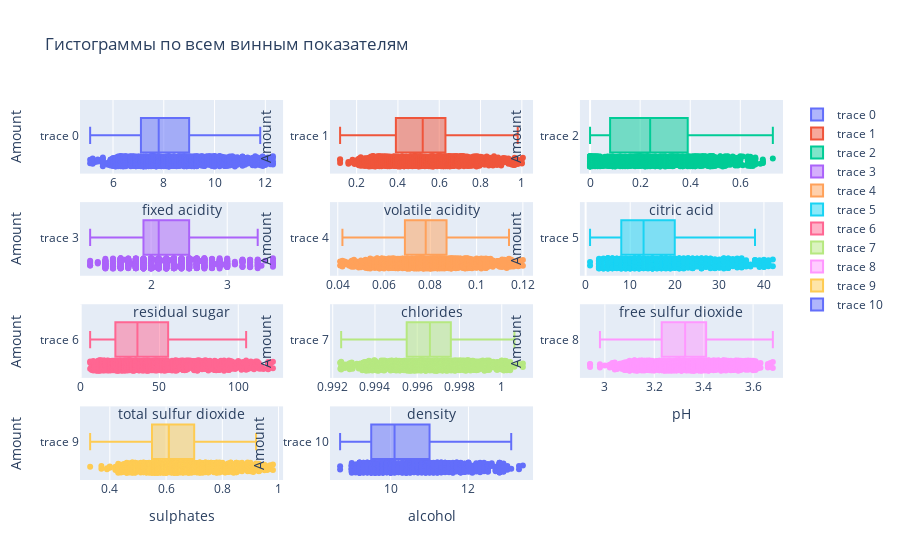

The cell this chart's notebook holds for it:
### Code cell
#Проанализируем выборку на наличие выбросов
import plotly.graph_objs as go # графические объекты
fig = make_subplots(rows=4, cols=3)
# Add traces
fig.add_trace(go.Box(x=data_wine_del['fixed acidity'], boxpoints='all'), row=1, col=1)
fig.add_trace(go.Box(x=data_wine_del['volatile acidity'], boxpoints='all'), row=1, col=2)
fig.add_trace(go.Box(x=data_wine_del['citric acid'], boxpoints='all'), row=1, col=3)
fig.add_trace(go.Box(x=data_wine_del['residual sugar'], boxpoints='all'), row=2, col=1) 
fig.add_trace(go.Box(x=data_wine_del['chlorides'], boxpoints='all'), row=2, col=2)
fig.add_trace(go.Box(x=data_wine_del['free sulfur dioxide'], boxpoints='all'), row=2, col=3)
fig.add_trace(go.Box(x=data_wine_del['total sulfur dioxide'], boxpoints='all'), row=3, col=1)
fig.add_trace(go.Box(x=data_wine_del['density'], boxpoints='all'), row=3, col=2)
fig.add_trace(go.Box(x=data_wine_del['pH'], boxpoints='all'), row=3, col=3)
fig.add_trace(go.Box(x=data_wine_del['sulphates'], boxpoints='all'), row=4, col=1)
fig.add_trace(go.Box(x=data_wine_del['alcohol'], boxpoints='all'), row=4, col=2)
#fig.add_trace(go.Box(x=data_wine_del['quality'], boxpoints='all'), row=4, col=3)

# Update xaxis properties
fig.update_xaxes(title_text="fixed acidity", row=1, col=1)
fig.update_xaxes(title_text="volatile acidity", row=1, col=2)
fig.update_xaxes(title_text="citric acid", row=1, col=3)
fig.update_xaxes(title_text="residual sugar", row=2, col=1)
fig.update_xaxes(title_text="chlorides", row=2, col=2)
fig.update_xaxes(title_text="free sulfur dioxide", row=2, col=3)
fig.update_xaxes(title_text="total sulfur dioxide", row=3, col=1)
fig.update_xaxes(title_text="density", row=3, col=2)
fig.update_xaxes(title_text="pH", row=3, col=3)
fig.update_xaxes(title_text="sulphates", row=4, col=1)
fig.update_xaxes(title_text="alcohol", row=4, col=2)
#fig.update_xaxes(title_text="quality", row=4, col=3)

# Update yaxis properties
fig.update_yaxes(title_text="Amount", row=1, col=1)
fig.update_yaxes(title_text="Amount", row=1, col=2)
fig.update_yaxes(title_text="Amount", row=1, col=3)
fig.update_yaxes(title_text="Amount", row=2, col=1)
fig.update_yaxes(title_text="Amount", row=2, col=2)
fig.update_yaxes(title_text="Amount", row=2, col=3)
fig.update_yaxes(title_text="Amount", row=3, col=1)
fig.update_yaxes(title_text="Amount", row=3, col=2)
fig.update_yaxes(title_text="Amount", row=3, col=3)
fig.update_yaxes(title_text="Amount", row=4, col=1)
fig.update_yaxes(title_text="Amount", row=4, col=2)
#fig.update_yaxes(title_text="Amount", row=4, col=3)

fig.update_layout(title_text="Гистограммы по всем винным показателям", height=1000)
# Show the figure
fig.show()
#Выбросы удалены. Теперь оценим потери записей в выборке
print("Процент потерянных записей в выборке :",round((data_wine.shape[0] - data_wine_del.shape[0])/data_wine.shape[0]*100,2),"%.")

### Figure 1 — Plotly figure (JSON) as saved in the notebook; plotly's stock layout.template omitted (floating-point values rounded to 4 significant figures; data arrays with more than 128 entries replaced by an {"elided": "..."} marker saying what was removed)
{"data": [{"boxpoints": "all", "type": "box", "x": {"elided": "1196 float values"}, "xaxis": "x", "yaxis": "y"}, {"boxpoints": "all", "type": "box", "x": {"elided": "1196 float values"}, "xaxis": "x2", "yaxis": "y2"}, {"boxpoints": "all", "type": "box", "x": {"elided": "1196 float values"}, "xaxis": "x3", "yaxis": "y3"}, {"boxpoints": "all", "type": "box", "x": {"elided": "1196 float values"}, "xaxis": "x4", "yaxis": "y4"}, {"boxpoints": "all", "type": "box", "x": {"elided": "1196 float values"}, "xaxis": "x5", "yaxis": "y5"}, {"boxpoints": "all", "type": "box", "x": {"elided": "1196 int values"}, "xaxis": "x6", "yaxis": "y6"}, {"boxpoints": "all", "type": "box", "x": {"elided": "1196 int values"}, "xaxis": "x7", "yaxis": "y7"}, {"boxpoints": "all", "type": "box", "x": {"elided": "1196 float values"}, "xaxis": "x8", "yaxis": "y8"}, {"boxpoints": "all", "type": "box", "x": {"elided": "1196 float values"}, "xaxis": "x9", "yaxis": "y9"}, {"boxpoints": "all", "type": "box", "x": {"elided": "1196 float values"}, "xaxis": "x10", "yaxis": "y10"}, {"boxpoints": "all", "type": "box", "x": {"elided": "1196 float values"}, "xaxis": "x11", "yaxis": "y11"}], "layout": {"autosize": true, "title": {"text": "Гистограммы по всем винным показателям"}, "xaxis": {"anchor": "y", "autorange": true, "domain": [0, 0.2889], "range": [4.7, 12.7], "title": {"text": "fixed acidity"}, "type": "linear"}, "xaxis10": {"anchor": "y10", "autorange": true, "domain": [0, 0.2889], "range": [0.2939, 1.016], "title": {"text": "sulphates"}, "type": "linear"}, "xaxis11": {"anchor": "y11", "autorange": true, "domain": [0.3556, 0.6444], "range": [8.439, 13.66], "title": {"text": "alcohol"}, "type": "linear"}, "xaxis12": {"anchor": "y12", "domain": [0.7111, 1]}, "xaxis2": {"anchor": "y2", "autorange": true, "domain": [0.3556, 0.6444], "range": [0.07083, 1.054], "title": {"text": "volatile acidity"}, "type": "linear"}, "xaxis3": {"anchor": "y3", "autorange": true, "domain": [0.7111, 1], "range": [-0.04056, 0.7706], "title": {"text": "citric acid"}, "type": "linear"}, "xaxis4": {"anchor": "y4", "autorange": true, "domain": [0, 0.2889], "range": [1.067, 3.733], "title": {"text": "residual sugar"}, "type": "linear"}, "xaxis5": {"anchor": "y5", "autorange": true, "domain": [0.3556, 0.6444], "range": [0.03661, 0.1244], "title": {"text": "chlorides"}, "type": "linear"}, "xaxis6": {"anchor": "y6", "autorange": true, "domain": [0.7111, 1], "range": [-1.278, 44.28], "title": {"text": "free sulfur dioxide"}, "type": "linear"}, "xaxis7": {"anchor": "y7", "autorange": true, "domain": [0, 0.2889], "range": [-0.4444, 128.4], "title": {"text": "total sulfur dioxide"}, "type": "linear"}, "xaxis8": {"anchor": "y8", "autorange": true, "domain": [0.3556, 0.6444], "range": [0.9919, 1.001], "title": {"text": "density"}, "type": "linear"}, "xaxis9": {"anchor": "y9", "autorange": true, "domain": [0.7111, 1], "range": [2.899, 3.721], "title": {"text": "pH"}, "type": "linear"}, "yaxis": {"anchor": "x", "autorange": true, "domain": [0.8063, 1], "range": [-0.5192, 0.5], "title": {"text": "Amount"}, "type": "category"}, "yaxis10": {"anchor": "x10", "autorange": true, "domain": [0, 0.1938], "range": [-0.5192, 0.5], "title": {"text": "Amount"}, "type": "category"}, "yaxis11": {"anchor": "x11", "autorange": true, "domain": [0, 0.1938], "range": [-0.5192, 0.5], "title": {"text": "Amount"}, "type": "category"}, "yaxis12": {"anchor": "x12", "domain": [0, 0.1938]}, "yaxis2": {"anchor": "x2", "autorange": true, "domain": [0.8063, 1], "range": [-0.5192, 0.5], "title": {"text": "Amount"}, "type": "category"}, "yaxis3": {"anchor": "x3", "autorange": true, "domain": [0.8063, 1], "range": [-0.5192, 0.5], "title": {"text": "Amount"}, "type": "category"}, "yaxis4": {"anchor": "x4", "autorange": true, "domain": [0.5375, 0.7312], "range": [-0.5192, 0.5], "title": {"text": "Amount"}, "type": "category"}, "yaxis5": {"anchor": "x5", "autorange": true, "domain": [0.5375, 0.7312], "range": [-0.5192, 0.5], "title": {"text": "Amount"}, "type": "category"}, "yaxis6": {"anchor": "x6", "autorange": true, "domain": [0.5375, 0.7312], "range": [-0.5192, 0.5], "title": {"text": "Amount"}, "type": "category"}, "yaxis7": {"anchor": "x7", "autorange": true, "domain": [0.2687, 0.4625], "range": [-0.5192, 0.5], "title": {"text": "Amount"}, "type": "category"}, "yaxis8": {"anchor": "x8", "autorange": true, "domain": [0.2687, 0.4625], "range": [-0.5192, 0.5], "title": {"text": "Amount"}, "type": "category"}, "yaxis9": {"anchor": "x9", "autorange": true, "domain": [0.2687, 0.4625], "range": [-0.5192, 0.5], "title": {"text": "Amount"}, "type": "category"}}}
